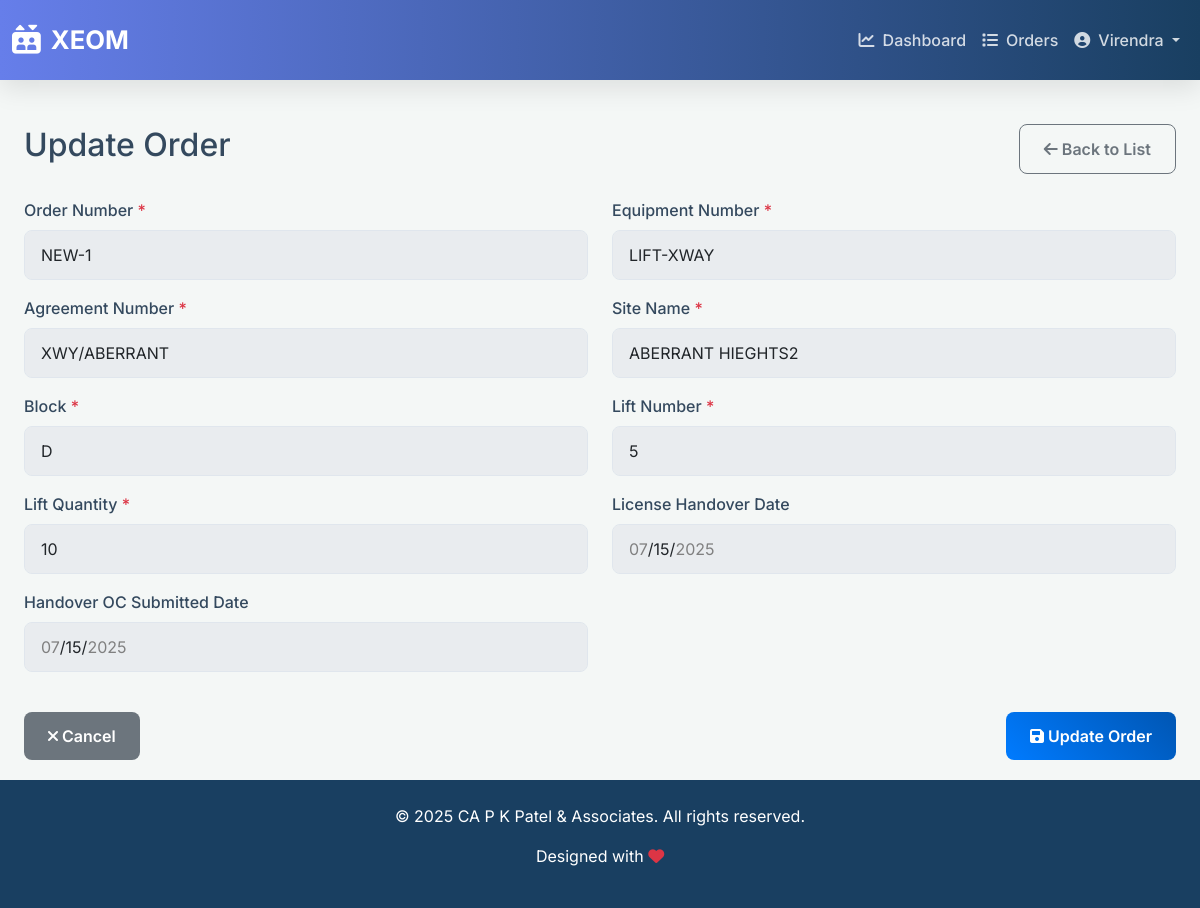
Before: /xeom/NEW-1/update/ (signed in) with the older database file.
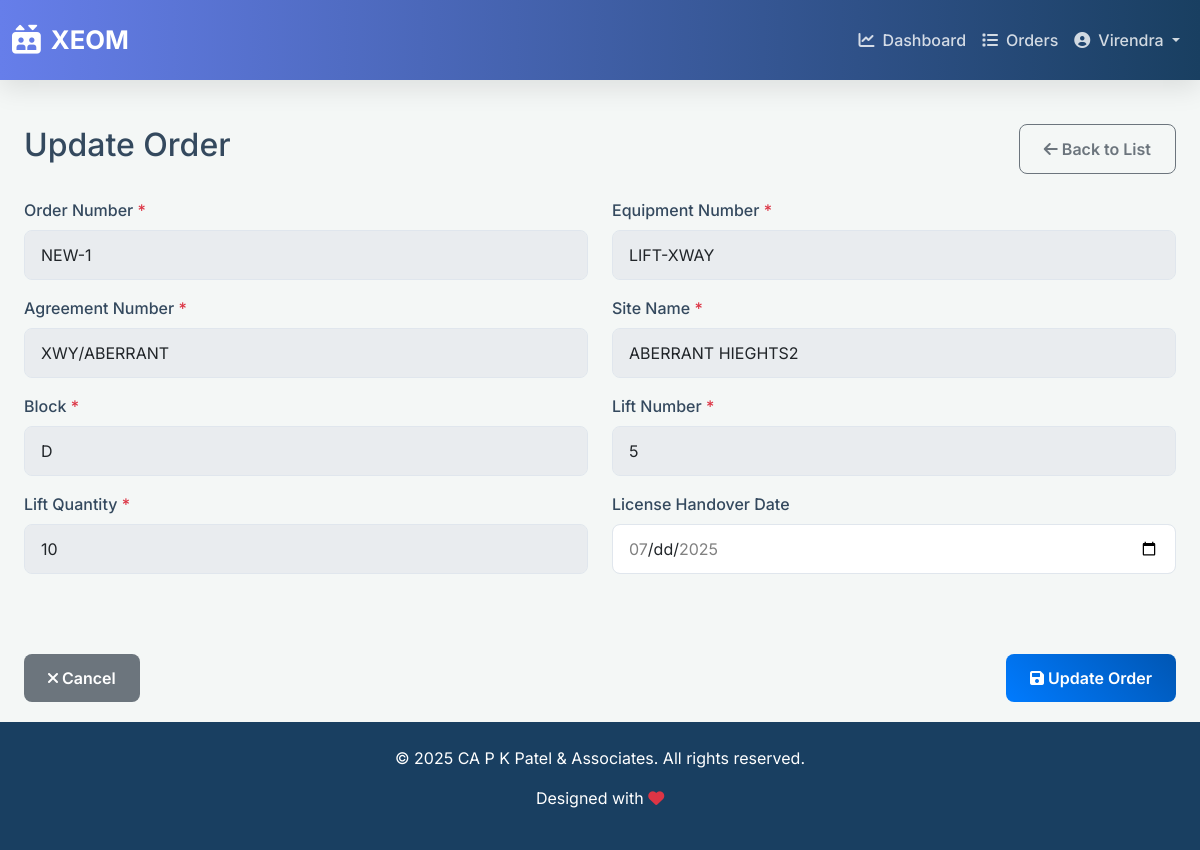
After: the same page with the newer database file.
### Xeom/models.py (models this page shows, shortened)
class order(models.Model):
    order_number = models.CharField(max_length=100, primary_key=True, verbose_name="Order Number")
    equipment_number = models.CharField(max_length=100, verbose_name="Equipment Number")
    agreement_number = models.CharField(max_length=100, verbose_name="Agreement Number")
    site_name = models.CharField(max_length=100, verbose_name="Site Name")
    block = models.CharField(max_length=100, verbose_name="Block")
    lift_number = models.CharField(max_length=100, verbose_name="Lift Number")
    lift_quantity = models.IntegerField(verbose_name="Lift Quantity")
    sales_executive = models.ForeignKey(User, on_delete=models.CASCADE, verbose_name="Sales Executive")
    order_release = models.DateField(verbose_name="Order Release Date", blank=True,null=True)
    supervisor_decided = models.DateField(verbose_name="Supervisor Decided Date",blank=True,null=True)
    supervisor = models.ForeignKey(User, on_delete=models.CASCADE, related_name='supervisor', verbose_name="Supervisor",blank=True,null=True)
    bom_ready = models.DateField(verbose_name="BOM Ready Date",blank=True,null=True)
    gad_send_for_sign = models.DateField(verbose_name="GAD Send for Sign Date",blank=True,null=True)
    kick_off_meeting = models.DateField(verbose_name="Kick Off Meeting Date",blank=True,null=True)
    scaffolding_message = models.DateField(verbose_name="Scaffolding Message Date",blank=True,null=True)
    scaffolding_delivery = models.DateField(verbose_name="Scaffolding Delivery Date",blank=True,null=True)
    erector = models.CharField(max_length=100, verbose_name="Erector Name", choices=[('SOVANJI','SOVANJI'),('PRAVINBHAI','PRAVINBHAI'),('ROSHANBHAI','ROSHANBHAI'),('BHAVESHBHAI','BHAVESHBHAI'),('JATINBHAI','JATINBHAI'),('DIPAKBHAI','DIPAKBHAI'),('KIRANBHAI','KIRANBHAI'),('MUNAVARBHAI','MUNAVARBHAI'),('KAUSHIKBHAI','KAUSHIKBHAI'),('RAJU','RAJU'),('ASHOKBHAI','ASHOKBHAI'),('OM PRAKASH','OM PRAKASH')],blank=True, null=True)
    erector_decided = models.DateField(verbose_name="Erector Decided Date",blank=True,null=True)
    erector_file_ready = models.DateField(verbose_name="Erector File Ready Date",blank=True,null=True)
    scaffolding_installation = models.DateField(verbose_name="Scaffolding Installation Date",blank=True,null=True)
    reading_receipt = models.DateField(verbose_name="Reading Receipt Date",blank=True,null=True)
    po_release = models.JSONField(verbose_name="PO Release", default=dict,blank=True,null=True)
    material_dump = models.JSONField(verbose_name="Material Dump", default=dict,blank=True,null=True)
    installation = models.JSONField(verbose_name="Installation Date", default=dict,blank=True,null=True)
    lift_handover = models.DateField(verbose_name="Lift Handover Date",blank=True,null=True)
    gad_sign_complete = models.DateField(verbose_name="GAD Sign Complete Date",blank=True,null=True)
    form_a_submitted = models.DateField(verbose_name="Form A Submitted Date",blank=True,null=True)
    form_a_permission_received = models.DateField(verbose_name="Form Permission Received Date",blank=True,null=True)
    form_b_submitted = models.DateField(verbose_name="Form B Submitted Date",blank=True,null=True)
    license_received = models.DateField(verbose_name="License Received Date",blank=True,null=True)
    license_handover = models.DateField(verbose_name="License Handover Date",blank=True,null=True)
    handover_oc_submitted = models.DateField(verbose_name="Handover OC Submitted Date",blank=True,null=True)
    email_to_maintenance = models.DateField(verbose_name="Email to Maintenance Date",blank=True,null=True)
    receipt_by_maintenance = models.DateField(verbose_name="Receipt by Maintenance Date",blank=True,null=True)
    status = models.CharField(max_length=100,verbose_name="Status", default="In Progress", choices=[('In Progress', 'In Progress'),('Completed', 'Completed'),])
    history = HistoricalRecords()

### Xeom/views.py (the view, shortened to what this page needs)
# urls.py: path('<str:order_number>/update/', views.OrderUpdateView.as_view(), name='order_update'),
class OrderUpdateView(LoginRequiredMixin, UpdateView):
    model = order
    form_class = OrderDetailForm
    template_name = 'order_form.html'
    pk_url_kwarg = 'order_number'
    def get_object(self):
        return get_object_or_404(order, order_number=self.kwargs['order_number'])
    def get_form_kwargs(self):
        kwargs = super().get_form_kwargs()
        kwargs['user'] = self.request.user  # Pass the user to the form
        return kwargs
    def get_context_data(self, **kwargs):
        context = super().get_context_data(**kwargs)
        context['title'] = 'Update Order'
        context['button_text'] = 'Update Order'
        return context

### Xeom/forms.py (called while the page is built)
    def _are_prerequisites_met(self, field_name):
        prerequisites = self.WORKFLOW_DEPENDENCIES.get(field_name, [])
        if not prerequisites:
            return True # No prerequisites, so met
        for prereq in prerequisites:
            prereq_value = getattr(self.instance, prereq, None)
            if prereq in ['po_release', 'material_dump','installation']:
                if not prereq_value or (isinstance(prereq_value, list) and not prereq_value):
                    return False
            elif not prereq_value: # For other field types, check if value exists
                return False
        return True

### Xeom/templates/order_form.html (shortened to what this page needs)
{% extends "base.html" %}
{% load static %}
{% block content %}
<div class="container-fluid mt-4">
    <div class="row">
        <div class="col-12">
            <div class="d-flex justify-content-between align-items-center mb-4">
                <h1 class="h2">{{ title }}</h1>
                <a href="{% url 'order_list' %}" class="btn btn-outline-secondary">
                    <i class="fas fa-arrow-left"></i> Back to List
                </a>
            </div>
            <form method="post" id="orderForm">
                <div class="row">
                    {% for field in form.visible_fields %}
                        <div class="col-md-6 mb-3">
                            <label for="{{ field.id_for_label }}" class="form-label">
                                {{ field.label }}
                                {% if field.field.required %}<span class="text-danger">*</span>{% endif %}
                            </label>
                            {{ field }}
                        </div>
                    {% endfor %}
                </div>
                <div class="d-flex justify-content-between mt-4">
                    <a href="{% url 'order_list' %}" class="btn btn-secondary">
                        <i class="fas fa-times"></i> Cancel
                    </a>
                    <button type="submit" class="btn btn-primary">
                        <i class="fas fa-save"></i> {{ button_text }}
                    </button>
                </div>
            </form>
        </div>
    </div>
</div>
{% endblock %}

Changed rows visible on the page:
changed order "NEW-1": license_handover "07/15/2025" → (not shown)
Other visible differences:
list line gone: "Handover OC Submitted Date"
list line gone: "07/15/2025"
